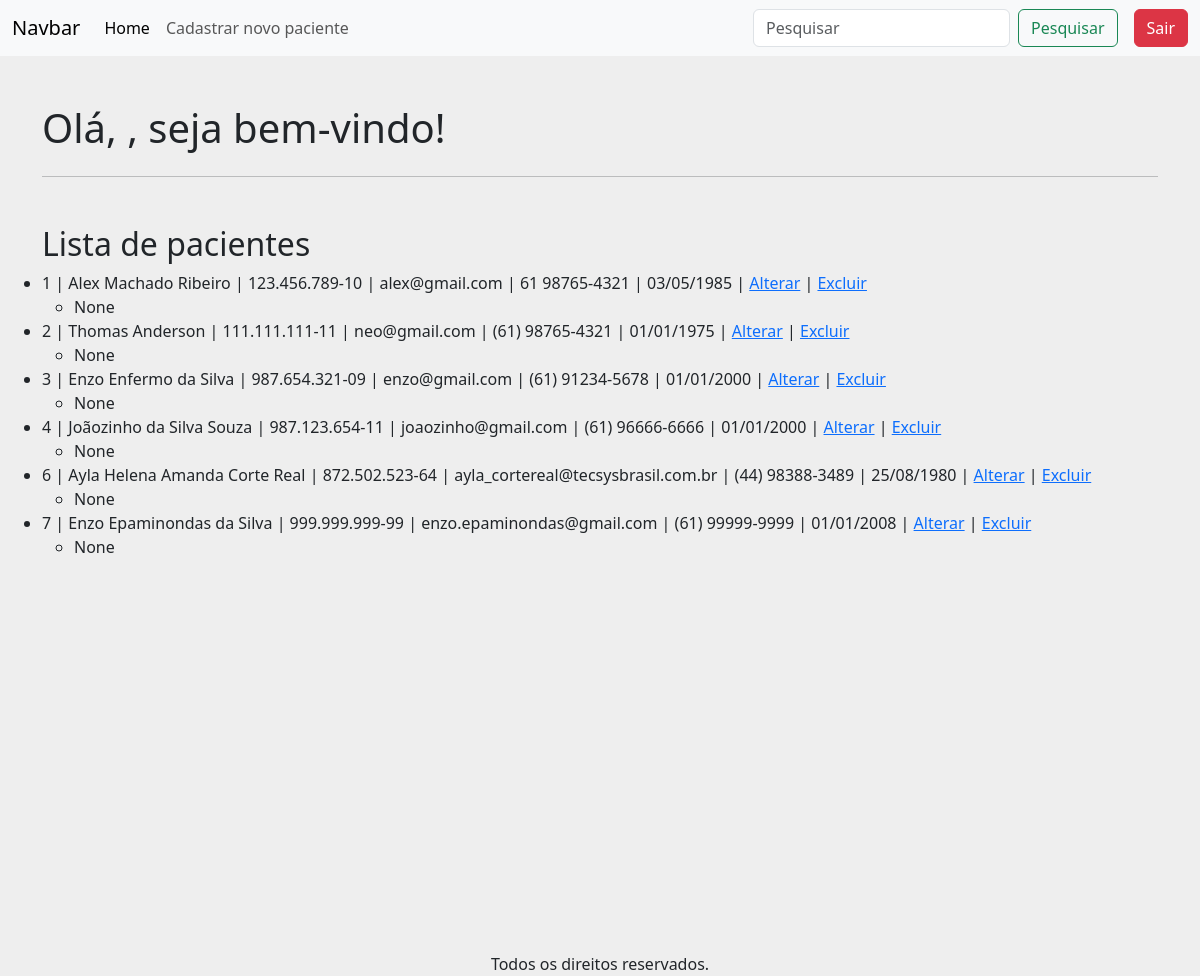
The page /buscar/ on the database its author committed.
### apps/crud/models.py (models this page shows, shortened)
class Paciente(models.Model):
    codigo_paciente = models.AutoField(primary_key=True)
    nome = models.CharField(null=False, blank=False)
    cpf = models.CharField(max_length=14, unique=True, null=False, blank=False)
    email = models.EmailField(unique=True, null=False, blank=False)
    telefone = models.CharField(max_length=15, null=False, blank=False)
    data_nascimento = models.DateField(null=False, blank=False)
    sintomas = models.TextField(null=True, blank=True)

### apps/crud/views.py (the view)
# urls.py: path('buscar/', views.buscar_paciente, name='buscar_paciente'),
def buscar_paciente(request):
    query = request.GET.get('buscar','')
    pacientes = Paciente.objects.filter(nome__icontains=query)
    return render(request, 'index.html', {
        'pacientes':pacientes,
        'query':query
    })

### apps/crud/templates/index.html (shortened to what this page needs)
{% extends 'base-crud.html' %}
{% block content %}
    <div class="row mt-5">
        <h1>Olá, {{ user.username }}, seja bem-vindo!</h1>
    </div>
    <hr>
    <div class="row mt-5">
        <h2>Lista de pacientes</h2>
        <ul>
            {% for paciente in pacientes %}
                <li>
                    {{ paciente.codigo_paciente }} |
                    {{ paciente.nome }} |
                    {{ paciente.cpf }} |
                    {{ paciente.email }} |
                    {{ paciente.telefone }} |
                    {{ paciente.data_nascimento|date:"d/m/Y" }} |
                    <a href="{% url 'alterar_paciente' paciente.codigo_paciente %}">Alterar</a> |
                    <a href="{% url 'excluir_paciente' paciente.codigo_paciente %}">Excluir</a>
                    <ul>
                        <li>
                            {{ paciente.sintomas }}
                        </li>
                    </ul>
                </li>
            {% empty %}
                <li>Nenhum paciente cadastrado.</li>
            {% endfor %}
        </ul>
    </div>
{% endblock %}

### apps/crud/templates/base-crud.html (shortened to what this page needs)
<!doctype html>
<html lang="pt-br">
  <head>
    <link href="https://cdn.jsdelivr.net/npm/bootstrap@5.3.8/dist/css/bootstrap.min.css" rel="stylesheet">
  </head>
  <body style="background-color: #eee">
    {% include 'includes/header.html' %}
    <main class="container vh-100">
        {% block content %}{% endblock %}
    </main>
    {% include 'includes/footer.html' %}
  </body>
</html>

### apps/crud/templates/includes/header.html (shortened to what this page needs)
<header>
    <nav class="navbar navbar-expand-lg bg-body-tertiary">
        <div class="container-fluid">
            <a class="navbar-brand" href="#">Navbar</a>
            <div class="collapse navbar-collapse" id="navbarSupportedContent">
                <ul class="navbar-nav me-auto mb-2 mb-lg-0">
                    <li class="nav-item">
                        <a class="nav-link active" aria-current="page" href="/">Home</a>
                    </li>
                    <li class="nav-item">
                        <a class="nav-link" href="novoPaciente/">Cadastrar novo paciente</a>
                    </li>
                </ul>
                <form action="{% url 'buscar_paciente' %}" method="GET"  class="d-flex" role="search">
                    <input class="form-control me-2" type="search" name="buscar" placeholder="Pesquisar" aria-label="Search" />
                    <button class="btn btn-outline-success" type="submit">Pesquisar</button>
                </form>
                <a href="logout/" class="btn btn-danger ms-3">
                    Sair
                </a>
            </div>
        </div>
    </nav>
</header>

### apps/crud/templates/includes/footer.html
<footer class="container d-flex justify-content-center mt-5">
    Todos os direitos reservados.
</footer>

### rows shown on the page
Paciente: codigo_paciente "1", nome "Alex Machado Ribeiro", cpf "123.456.789-10", email "alex@gmail.com", telefone "61 98765-4321", data_nascimento "03/05/1985", sintomas "None"
Paciente: codigo_paciente "2", nome "Thomas Anderson", cpf "111.111.111-11", email "neo@gmail.com", telefone "(61) 98765-4321", data_nascimento "01/01/1975", sintomas "None"
Paciente: codigo_paciente "3", nome "Enzo Enfermo da Silva", cpf "987.654.321-09", email "enzo@gmail.com", telefone "(61) 91234-5678", data_nascimento "01/01/2000", sintomas "None"
Paciente: codigo_paciente "4", nome "Joãozinho da Silva Souza", cpf "987.123.654-11", email "joaozinho@gmail.com", telefone "(61) 96666-6666", data_nascimento "01/01/2000", sintomas "None"
Paciente: codigo_paciente "6", nome "Ayla Helena Amanda Corte Real", cpf "872.502.523-64", email "ayla_cortereal@tecsysbrasil.com.br", telefone "(44) 98388-3489", data_nascimento "25/08/1980", sintomas "None"
Paciente: codigo_paciente "7", nome "Enzo Epaminondas da Silva", cpf "999.999.999-99", email "enzo.epaminondas@gmail.com", telefone "(61) 99999-9999", data_nascimento "01/01/2008", sintomas "None"
